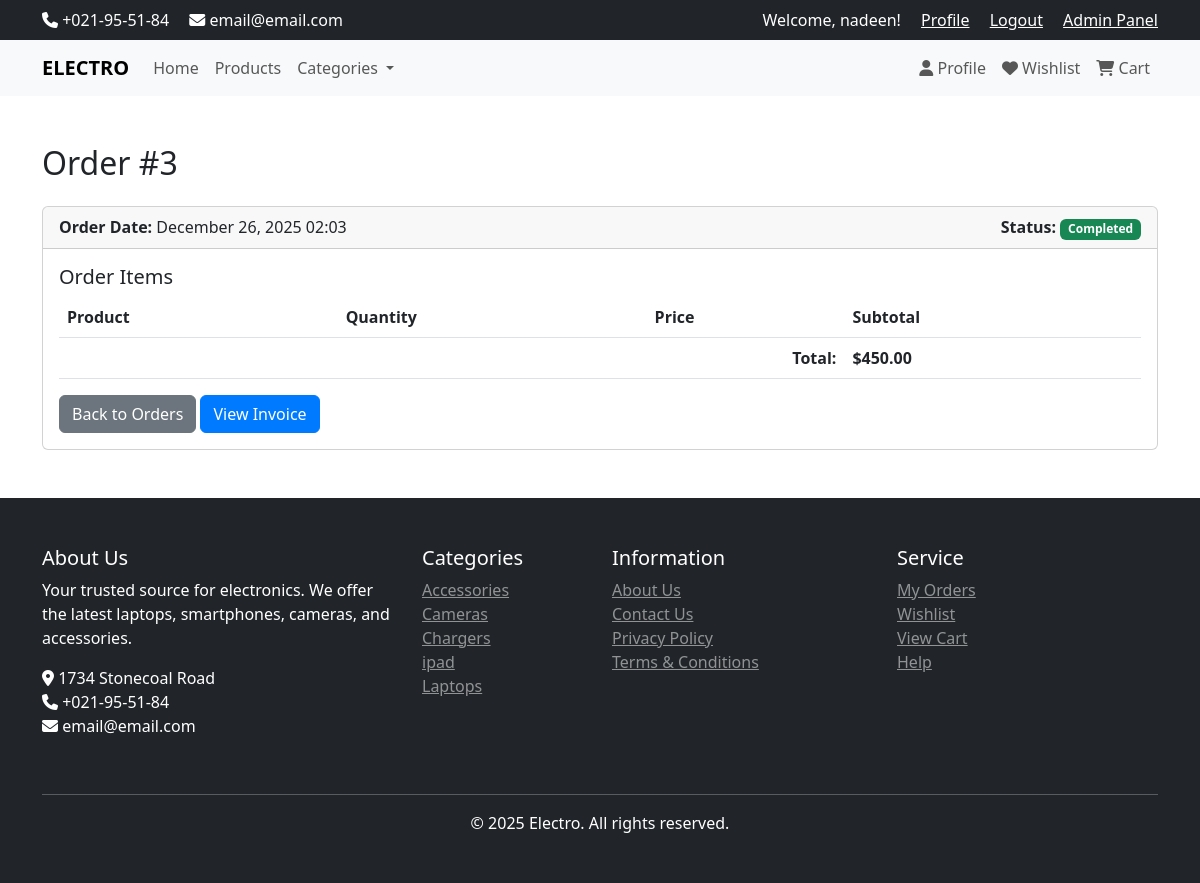
/order.php?id=3 (signed in), run on the app's committed database.
### tables this page shows
CREATE TABLE IF NOT EXISTS `orders` (
  `order_id` int NOT NULL AUTO_INCREMENT,
  `user_id` int NOT NULL,
  `total_price` decimal(10,2) NOT NULL,
  `status` enum('pending','processing','shipped','completed','cancelled') DEFAULT 'pending',
  `created_at` datetime DEFAULT CURRENT_TIMESTAMP,
  PRIMARY KEY (`order_id`),
  KEY `user_id` (`user_id`)
);

CREATE TABLE IF NOT EXISTS `categories` (
  `id` int NOT NULL AUTO_INCREMENT,
  `name` varchar(100) NOT NULL,
  `description` text,
  `discount_value` decimal(10,2) DEFAULT NULL,
  `discount_start` datetime DEFAULT NULL,
  `discount_end` datetime DEFAULT NULL,
  `visibility` tinyint(1) DEFAULT '1',
  `allow_comments` tinyint(1) DEFAULT '1',
  PRIMARY KEY (`id`)
);

### classes/Database.php (called while the page is built, shortened)
<?php
class Database {
    private static $instance = null;
    private $conn;
    private function __construct() {
        $config = $GLOBALS['db_config'];
        try {
            $host = $config['host'];
            $dbname = $config['database'];
            $username = $config['username'];
            $password = $config['password'];
            $socketPath = '/Applications/XAMPP/xamppfiles/var/mysql/mysql.sock';
            if (file_exists($socketPath)) {
                try {
                    $dsn = "mysql:unix_socket={$socketPath};dbname={$dbname}";
                    $this->conn = new PDO($dsn, $username, $password, [
                        PDO::ATTR_ERRMODE => PDO::ERRMODE_EXCEPTION,
                        PDO::ATTR_DEFAULT_FETCH_MODE => PDO::FETCH_ASSOC,
                        PDO::ATTR_EMULATE_PREPARES => false
                    ]);
                } catch (PDOException $e) {
                    if ($host === '127.0.0.1') {
                        $host = 'localhost';
                    }
                    $dsn = "mysql:host={$host};dbname={$dbname}";
                    $this->conn = new PDO($dsn, $username, $password, [
                        PDO::ATTR_ERRMODE => PDO::ERRMODE_EXCEPTION,
                        PDO::ATTR_DEFAULT_FETCH_MODE => PDO::FETCH_ASSOC,
                        PDO::ATTR_EMULATE_PREPARES => false
                    ]);
                }
            } else {
                $dsn = "mysql:host={$host};dbname={$dbname}";
                $this->conn = new PDO($dsn, $username, $password, [
                    PDO::ATTR_ERRMODE => PDO::ERRMODE_EXCEPTION,
                    PDO::ATTR_DEFAULT_FETCH_MODE => PDO::FETCH_ASSOC,
                    PDO::ATTR_EMULATE_PREPARES => false
                ]);
            }
            $charset = $config['charset'] ?? 'utf8';
            $this->conn->exec("SET NAMES '{$charset}'");
            $this->conn->exec("USE `{$dbname}`");
        } catch (Exception $e) {
            die("Database connection error: " . $e->getMessage());
        }
    }
    public static function getInstance() {
        if (self::$instance === null) {
            self::$instance = new self();
        }
        return self::$instance;
    }
    public function getConnection() {
        return $this->conn;
    }
}

### includes/functions.php (called while the page is built, shortened)
<?php
function isLoggedIn() {
    return isset($_SESSION['user_id']);
}

### controllers/OrderController.php (called while the page is built, shortened)
<?php
require_once dirname(__DIR__) . '/includes/functions.php';
require_once dirname(__DIR__) . '/classes/Order.php';
class OrderController {
    private $order;
    public function __construct() {
        $this->order = new Order();
    }
    public function show($order_id) {
        $order = $this->order->getById($order_id);
        $order['items'] = $this->order->getOrderItems($order_id);
        return ['order' => $order];
    }
}

### classes/Order.php (called while the page is built, shortened)
<?php
require_once dirname(__DIR__) . '/classes/Database.php';
class Order {
    private $db;
    private $table = "orders";
    private $itemsTable = "order_items";
    public function __construct() {
        $this->db = Database::getInstance()->getConnection();
    }
    public function getById($order_id) {
        try {
            if ($this->db instanceof PDO) {
                $stmt = $this->db->prepare("SELECT o.*, u.first_name, u.last_name, u.email FROM {$this->table} o LEFT JOIN users u ON o.user_id = u.user_id WHERE o.order_id = :order_id LIMIT 1");
                $stmt->bindParam(':order_id', $order_id, PDO::PARAM_INT);
                $stmt->execute();
                return $stmt->fetch();
            }
        } catch (Exception $e) {
            return false;
        }
    }
    public function getOrderItems($order_id) {
        try {
            if ($this->db instanceof PDO) {
                $stmt = $this->db->prepare("SELECT oi.*, i.name, i.description FROM {$this->itemsTable} oi LEFT JOIN items i ON oi.item_id = i.item_id WHERE oi.order_id = :order_id");
                $stmt->bindParam(':order_id', $order_id, PDO::PARAM_INT);
                $stmt->execute();
                return $stmt->fetchAll();
            }
        } catch (Exception $e) {
            return [];
        }
    }
}

### classes/Category.php (called while the page is built, shortened)
<?php
require_once dirname(__DIR__) . '/classes/Database.php';
class Category {
    private $db;
    private $table = "categories";
    public function __construct() {
        $this->db = Database::getInstance()->getConnection();
    }
    public function getAll($visible_only = false) {
        try {
            $sql = "SELECT * FROM {$this->table}";
            if ($visible_only) {
                $sql .= " WHERE visibility = 1";
            }
            $sql .= " ORDER BY name ASC";
            $stmt = $this->db->prepare($sql);
            $stmt->execute();
            return $stmt->fetchAll();
        } catch (Exception $e) {
            return [];
        }
    }
}

### order.php (the view, shortened to what this page needs)
<?php
require_once 'includes/header.php';
require_once 'controllers/OrderController.php';
$orderController = new OrderController();
$data = $orderController->show((int)$_GET['id']);
$order = $data['order'];
?>
<div class="container my-5">
    <h2 class="mb-4">Order #<?php echo $order['order_id']; ?></h2>
    <div class="card">
        <div class="card-header">
            <div class="row">
                <div class="col-md-6">
                    <strong>Order Date:</strong> <?php echo date('F d, Y H:i', strtotime($order['created_at'])); ?>
                </div>
                <div class="col-md-6 text-end">
                    <strong>Status:</strong> <span class="badge bg-<?php
                        echo $order['status'] === 'completed' ? 'success' :
                            ($order['status'] === 'cancelled' ? 'danger' : 'warning');
                    ?>"><?php echo ucfirst($order['status']); ?></span>
                </div>
            </div>
        </div>
        <div class="card-body">
            <h5>Order Items</h5>
            <table class="table">
                <thead>
                    <tr>
                        <th>Product</th>
                        <th>Quantity</th>
                        <th>Price</th>
                        <th>Subtotal</th>
                    </tr>
                </thead>
                    <?php
                    require_once 'classes/Order.php';
                    require_once 'classes/Payment.php';
                    ?>
                <tfoot>
                    <tr>
                        <th colspan="3" class="text-end">Total:</th>
                        <th>$<?php echo number_format($order['total_price'], 2); ?></th>
                    </tr>
                </tfoot>
            </table>
            <div class="mt-3">
                <a href="orders.php" class="btn btn-secondary">Back to Orders</a>
                <a href="invoice.php?order_id=<?php echo $order['order_id']; ?>" class="btn btn-primary">View Invoice</a>
            </div>
        </div>
    </div>
</div>
<?php require_once 'includes/footer.php'; ?>

### includes/footer.php (shortened to what this page needs)
    <footer class="bg-dark text-white mt-5 py-5">
        <div class="container">
            <div class="row">
                <div class="col-md-4 mb-4">
                    <h5>About Us</h5>
                    <p>Your trusted source for electronics. We offer the latest laptops, smartphones, cameras, and accessories.</p>
                    <p>
                        <i class="fas fa-map-marker-alt"></i> 1734 Stonecoal Road<br>
                        <i class="fas fa-phone"></i> +021-95-51-84<br>
                        <i class="fas fa-envelope"></i> email@email.com
                    </p>
                </div>
                <div class="col-md-2 mb-4">
                    <h5>Categories</h5>
                    <ul class="list-unstyled">
                        <?php
                        $basePath = (strpos($_SERVER['PHP_SELF'], '/auth/') !== false) ? '../' : '';
                        require_once dirname(__DIR__) . '/classes/Category.php';
                        $category = new Category();
                        $categories = $category->getAll(true);
                        foreach (array_slice($categories, 0, 5) as $cat): ?>
                            <li><a href="<?php echo $basePath; ?>category.php?id=<?php echo $cat['id']; ?>" class="text-white-50"><?php echo htmlspecialchars($cat['name']); ?></a></li>
                        <?php endforeach; ?>
                    </ul>
                </div>
                <div class="col-md-3 mb-4">
                    <h5>Information</h5>
                    <ul class="list-unstyled">
                        <li><a href="#" class="text-white-50">About Us</a></li>
                        <li><a href="#" class="text-white-50">Contact Us</a></li>
                        <li><a href="#" class="text-white-50">Privacy Policy</a></li>
                        <li><a href="#" class="text-white-50">Terms & Conditions</a></li>
                    </ul>
                </div>
                <div class="col-md-3 mb-4">
                    <h5>Service</h5>
                    <ul class="list-unstyled">
                        <?php
                        $basePath = (strpos($_SERVER['PHP_SELF'], '/auth/') !== false) ? '../' : '';
                        if (isLoggedIn()): ?>
                            <li><a href="<?php echo $basePath; ?>orders.php" class="text-white-50">My Orders</a></li>
                            <li><a href="<?php echo $basePath; ?>wishlist.php" class="text-white-50">Wishlist</a></li>
                        <?php endif; ?>
                        <li><a href="<?php echo $basePath; ?>cart.php" class="text-white-50">View Cart</a></li>
                        <li><a href="#" class="text-white-50">Help</a></li>
                    </ul>
                </div>
            </div>
            <hr class="bg-white">
            <div class="row">
                <div class="col-12 text-center">
                    <p class="mb-0">&copy; <?php echo date('Y'); ?> Electro. All rights reserved.</p>
                </div>
            </div>
        </div>
    </footer>
</body>
</html>

### assets/css/style.css (style rules this page uses)
:root { --primary-color: #007bff; --secondary-color: #6c757d; --success-color: #28a745; --danger-color: #dc3545; --warning-color: #ffc107; --info-color: #17a2b8; --light-color: #f8f9fa; --dark-color: #343a40; }
body { font-family: 'Segoe UI', Tahoma, Geneva, Verdana, sans-serif; }
.btn-primary { background-color: var(--primary-color); border-color: var(--primary-color); }

### data on the page
orders: order_id "3", created_at "December 26, 2025 02:03", status "Completed", total_price "450.00"
categories: name "Accessories"
categories: name "Cameras"
categories: name "Chargers"
categories: name "ipad"
categories: name "Laptops"

### other printed values
$_SESSION['first_name'] "nadeen"
